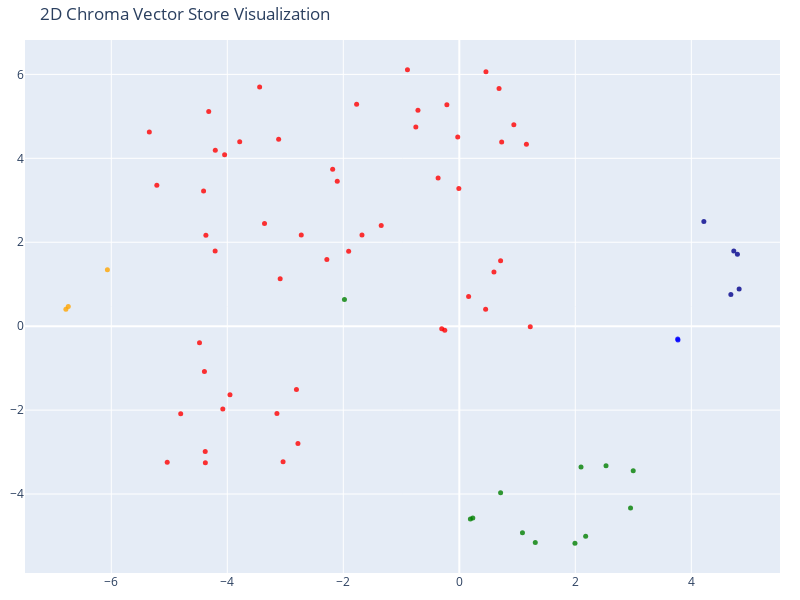

The notebook cell saved with this chart:
### Code cell
tsne = TSNE(n_components=2, random_state=42)
reduced_vectors = tsne.fit_transform(vectors)

# Create the 2D scatter plot
fig = go.Figure(data=[go.Scatter(
    x=reduced_vectors[:, 0],
    y=reduced_vectors[:, 1],
    mode='markers',
    marker=dict(size=5, color=colors, opacity=0.8),
    text=[f"Type: {t}<br>Text: {d[:100]}..." for t, d in zip(doc_types, documents)],
    hoverinfo='text'
)])

fig.update_layout(title='2D Chroma Vector Store Visualization',
    scene=dict(xaxis_title='x',yaxis_title='y'),
    width=800,
    height=600,
    margin=dict(r=20, b=10, l=10, t=40)
)

fig.show()

### Figure 1 — Plotly figure (JSON) as saved in the notebook; plotly's stock layout.template omitted (floating-point values rounded to 4 significant figures)
{"data": [{"hoverinfo": "text", "marker": {"color": ["blue", "blue", "darkblue", "darkblue", "darkblue", "darkblue", "darkblue", "orange", "orange", "orange", "green", "green", "green", "green", "green", "green", "green", "green", "green", "green", "green", "green", "red", "red", "red", "red", "red", "red", "red", "red", "red", "red", "red", "red", "red", "red", "red", "red", "red", "red", "red", "red", "red", "red", "red", "red", "red", "red", "red", "red", "red", "red", "red", "red", "red", "red", "red", "red", "red", "red", "red", "red", "red", "red", "red", "red", "red", "red", "red", "red", "red", "red", "red", "red"], "opacity": 0.8, "size": 5}, "mode": "markers", "text": ["Type: coolgirls<br>Text: Introduction: HIV/AIDS Challenge Among AGYW in Sub-Saharan Africa\n\nThe document discusses the HIV/AI...", "Type: coolgirls<br>Text: Objectives and Outcomes of the Cool Girls Program\n\nThe program aims to reduce HIV infection rates an...", "Type: coolgirls-radio<br>Text: Introduction to Cool Girls Online Radio\n\nThe Cool Girls program uses innovative ideas and technology...", "Type: coolgirls-radio<br>Text: Features of Cool Girls Online Radio\n\nThe radio platform includes live broadcasts such as talk shows ...", "Type: coolgirls-radio<br>Text: Architectural Overview of the Platform\n\nThe online radio platform will be hosted on the cloud for sc...", "Type: coolgirls-radio<br>Text: Implementation Details and Technical Infrastructure\n\nThe radio platform will be hosted on cloud infr...", "Type: coolgirls-radio<br>Text: Software and Hardware Requirements\n\nThe platform requires software tools like virtual audio mixers a...", "Type: employees<br>Text: Introduction to Employee Data at Insurellm\n\nThis section introduces the employee data from the share...", "Type: employees<br>Text: Employee Data Overview - Part 1\n\nThis chunk provides a detailed list of employees, including their n...", "Type: employees<br>Text: Employee Data - Part 2\n\nContinuation of employee listing with specific focus on roles, staff IDs, pr...", "Type: ndr<br>Text: Introduction to NDR\n\nThis section introduces the NDR, including logos and an overview of its purpose...", "Type: ndr<br>Text: Login to NDR Platform\n\nProvides instructions on how users can access the NDR website, including URL ...", "Type: ndr<br>Text: Accessing Treatment Data\n\nGuides users on how to navigate the interface to access treatment data, in...", "Type: ndr<br>Text: Filtering Treatment Indicators\n\nExplains how to apply filters to view specific treatment indicators ...", "Type: ndr<br>Text: Visualizing TX_NEW Data by State\n\nDescribes the dashboard view for TX_NEW data categorized by state....", "Type: ndr<br>Text: Viewing Biometrics Data\n\nDetails the steps to access biometric data via the Analytics menu, includin...", "Type: ndr<br>Text: Viewing Uploads on NDR\n\nInstructions on how to view uploads within NDR, including selecting entries ...", "Type: ndr<br>Text: Viewing Uploads Dashboard with Entry Limits\n\nShows how to view recent uploads with options to select...", "Type: ndr<br>Text: Using Facility Datim Code to View Uploads\n\nExplains how to locate upload details for a specific faci...", "Type: ndr<br>Text: Batch Details Overview\n\nProvides information on the batch details dashboard for uploads, including v...", "Type: ndr<br>Text: Generating Line Lists from NDR\n\nDescribes the process to generate and download line lists via the Re...", "Type: ndr<br>Text: Conclusion and Acknowledgment\n\nThe document ends with a thank you message and organizational brandin...", "Type: sop<br>Text: Introduction to CIHP\n\nOverview of the Center for Integrated Health Programs, its mission, vision, co...", "Type: sop<br>Text: Introduction to CIHP's SOP Manual and Codes of Conduct\n\nThis section introduces the purpose of the S...", "Type: sop<br>Text: Overview of Sections and Enforcement of Codes of Conduct\n\nThis section outlines the structure of the...", "Type: sop<br>Text: Conflict of Interest - General Principles\n\nEmployees should avoid activities that conflict with CIHP...", "Type: sop<br>Text: Political Activity Restrictions for CIHP Employees\n\nEmployees are free to participate in political p...", "Type: sop<br>Text: Financial and Commercial Benefits - Prohibitions and Disclosure\n\nStaff should not involved in enterp...", "Type: sop<br>Text: Nepotism and Employment of Relatives\n\nEmployment decisions should be based on qualifications, avoidi...", "Type: sop<br>Text: Annual Certification of Conflict of Interest Compliance\n\nEmployees must annually certify their compl...", "Type: sop<br>Text: Confidentiality and Proprietary Information\n\nEmployees may access confidential or proprietary inform...", "Type: sop<br>Text: Substance-Free Workplace Policy\n\nCIHP enforces a substance-free workplace, prohibiting smoking, alco...", "Type: sop<br>Text: Dress Code and Professional Appearance\n\nEmployees are expected to maintain appropriate business atti...", "Type: sop<br>Text: Equal Opportunity Employment Policy\n\nCIHP is committed to providing an equitable workplace, not disc...", "Type: sop<br>Text: Introduction and Copyright\n\nThis section introduces the INSURELLM's SOP document for Human Resources...", "Type: sop<br>Text: Organization and Contact Details\n\nThe document is from the Insurellm shared drive, titled SOP - HUMA...", "Type: sop<br>Text: Section 5 Overview and Scope\n\nSection 5 details the Human Resources policies, covering employee clas...", "Type: sop<br>Text: Introduction and Copyright Information\n\nThis section provides an introduction to the SOP on IT Polic...", "Type: sop<br>Text: Overview of the IT Policy Document\n\nThis section outlines the purpose and scope of CIHP's IT policy,...", "Type: sop<br>Text: Staff Responsibilities in IT Policy\n\nThis section details the responsibilities of CIHP staff and IT ...", "Type: sop<br>Text: Scope and Applicability of IT Policy\n\nThis section defines which users and systems are covered under...", "Type: sop<br>Text: Policy Statement and Purpose\n\nThis section states the primary aims of the IT policy, focusing on inf...", "Type: sop<br>Text: Reason for the Policy and Its Importance\n\nThis part emphasizes the importance of IT policies for pro...", "Type: sop<br>Text: Definitions and Key Terms\n\nThis segment clarifies essential terminology used in the IT policy, such ...", "Type: sop<br>Text: Proper Use of IT Resources and Limitations\n\nThis section sets out acceptable and prohibited use of I...", "Type: sop<br>Text: Content Responsibility and Identification\n\nThis part discusses the responsibility for published cont...", "Type: sop<br>Text: Hardware, Software, and Procurement Policies\n\nThis section covers equipment standards, approved soft...", "Type: sop<br>Text: Network Access and Security Controls\n\nThis segment details the policies related to network access, a...", "Type: sop<br>Text: Operational Procedures and Equipment Management\n\nThis section details procedures for equipment provi...", "Type: sop<br>Text: IT Security Policies and User Responsibility\n\nThis section discusses security policies covering acco...", "Type: sop<br>Text: Protection of Personal Data and Handling PHI\n\nThis part emphasizes compliance with health informatio...", "Type: sop<br>Text: Introduction to the SOP and Copyright\n\nThis section introduces the document as the SOP for Recruitme...", "Type: sop<br>Text: Introduction to CIHP Recruitment Process\n\nThe section outlines CIHP's commitment to recruiting highl...", "Type: sop<br>Text: Step 1: Developing the Job Description\n\nThe Unit Head identifies the need for staff and develops a d...", "Type: sop<br>Text: Step 2: Filling the Job Requisition Form\n\nThe Senior HR Manager completes a Job Requisition Form aft...", "Type: sop<br>Text: Step 3: Advertising the Vacancy\n\nUsing the approved job description, the HR department prepares and ...", "Type: sop<br>Text: Alternative Recruitment Methods and Advertisement Review\n\nDepending on circumstances, methods such a...", "Type: sop<br>Text: Step 4: Screening and Shortlisting Candidates\n\nCandidates are screened either by a hired consultant ...", "Type: sop<br>Text: Steps in the Shortlisting Process\n\nThe shortlisted candidates are documented, vetted by the relevant...", "Type: sop<br>Text: Step 5: Conducting Interviews\n\nInterview candidates are scheduled, with invitations sent out at leas...", "Type: sop<br>Text: Participation of External Experts in Interviews\n\nFor positions requiring specialized expertise, exte...", "Type: sop<br>Text: Documentation and Decision-Making Post-Interview\n\nInterview panels discuss and document their evalua...", "Type: sop<br>Text: Step 6: Checking References\n\nThe HR manager verifies candidate references, contacting at least three...", "Type: sop<br>Text: Step 7: Making an Employment Offer and Acceptance\n\nAfter verifying references, the HR manages salary...", "Type: sop<br>Text: Final Recruitment Steps and Approval\n\nThe HR finalizes the hiring process with references, salary ap...", "Type: sop<br>Text: Introduction to CIHP and its Mission\n\nThis section provides an overview of the Center for Integrated...", "Type: sop<br>Text: Purpose of the Procurement Guidelines\n\nThis section explains the objectives of the procurement guide...", "Type: sop<br>Text: Definition of Procurement and Its Scope\n\nProcurement involves acquiring goods and services through v...", "Type: sop<br>Text: General Principles Guiding Procurement\n\nThe procurement process should prioritize best value, fairne...", "Type: sop<br>Text: Conflict of Interest Policies\n\nEmployees must avoid activities outside of work that could conflict w...", "Type: sop<br>Text: Procurement Modalities and Awarding Contracts\n\nProcurement contracts are to be awarded by the CEO, a...", "Type: sop<br>Text: Procurement of Goods and Services through Formal and Informal Methods\n\nDepending on the value and ci...", "Type: sop<br>Text: Procurement Request Process and Documentation\n\nStaff requesting procurement must complete a Purchase...", "Type: sop<br>Text: Procurement Process and Record Keeping\n\nThe procurement process involves maintaining electronic regi..."], "type": "scatter", "x": [3.765, 3.77, 4.682, 4.824, 4.795, 4.732, 4.217, -6.067, -6.742, -6.783, 0.1908, 0.2326, 2.529, 2.998, 2.953, 2.098, 1.089, 1.31, 1.994, 2.178, 0.7118, -1.98, -2.725, -2.104, -2.184, -4.207, -4.32, -3.786, -4.409, -5.344, -3.115, -5.215, -3.442, -4.369, -1.908, -2.284, -3.359, -1.346, 0.7303, -0.02702, 0.6851, 1.157, 0.9402, 0.4592, -0.2144, -0.894, -0.008256, -0.7131, -0.3653, -0.7499, -1.77, -1.678, -4.21, -2.782, -3.039, -3.144, -2.808, -3.954, -4.078, -4.394, -4.479, -4.803, -5.036, -4.378, -4.381, -3.088, 0.7118, 1.223, 0.5973, -4.046, 0.1603, 0.4537, -0.3029, -0.2509], "y": [-0.3046, -0.3306, 0.753, 0.8876, 1.713, 1.791, 2.494, 1.346, 0.4684, 0.4033, -4.595, -4.57, -3.327, -3.445, -4.332, -3.358, -4.92, -5.152, -5.172, -5.003, -3.967, 0.6338, 2.171, 3.454, 3.738, 4.19, 5.117, 4.392, 3.22, 4.628, 4.452, 3.357, 5.698, 2.17, 1.783, 1.589, 2.445, 2.4, 4.39, 4.506, 5.663, 4.333, 4.798, 6.06, 5.276, 6.11, 3.28, 5.144, 3.531, 4.747, 5.288, 2.17, 1.792, -2.798, -3.231, -2.08, -1.506, -1.636, -1.976, -1.077, -0.3937, -2.085, -3.243, -3.257, -2.987, 1.13, 1.559, -0.01067, 1.29, 4.085, 0.7075, 0.402, -0.0639, -0.09735]}], "layout": {"height": 600, "margin": {"b": 10, "l": 10, "r": 20, "t": 40}, "scene": {"xaxis": {"title": {"text": "x"}}, "yaxis": {"title": {"text": "y"}}}, "title": {"text": "2D Chroma Vector Store Visualization"}, "width": 800}}
